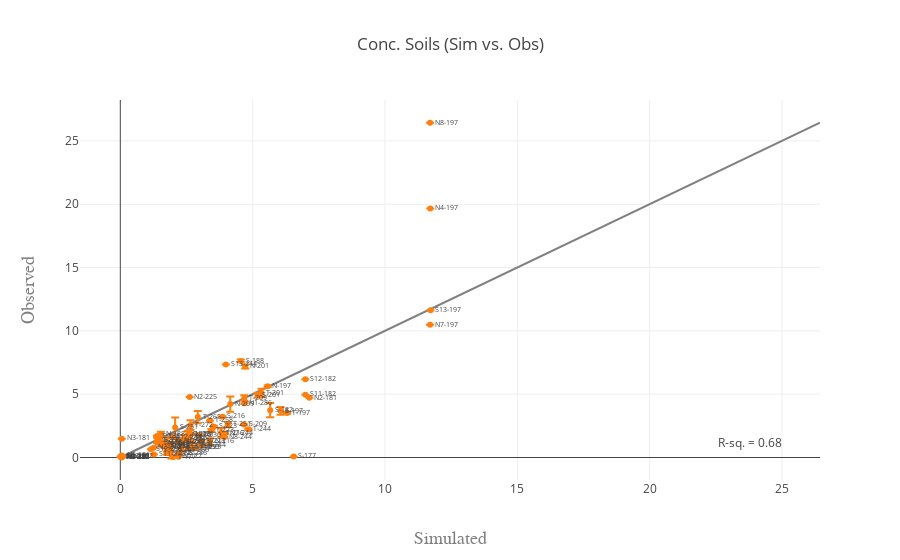

Notebook cell for this chart:
### Code cell
test_var = 'ug.g'
sd = 'ug.g.SD'

data = [get_xy_line(conc_dat, test_var), 
        get_scatter(conc_dat, test_var, sd)]

fig = go.Figure(data=data, layout=get_layout(conc_dat, test_var, title='Conc. Soils (Sim vs. Obs)'))
iplot(fig)
